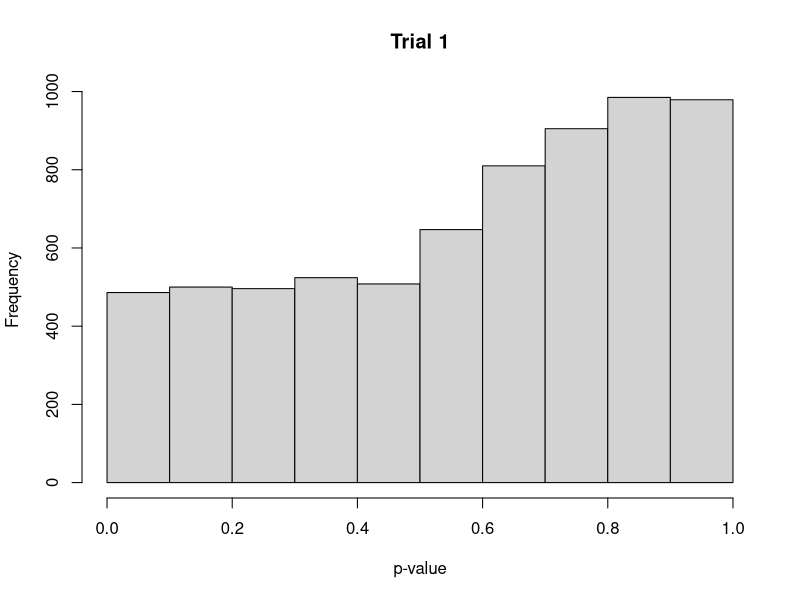
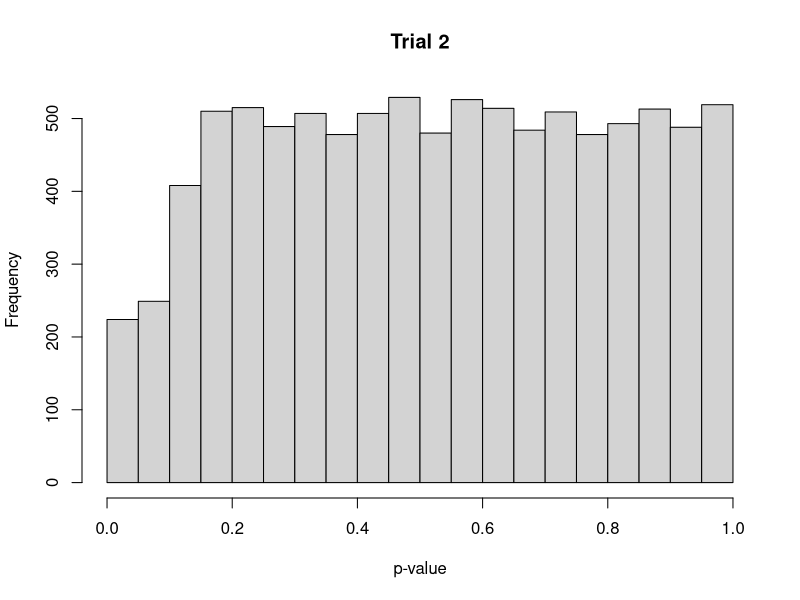

R code for these plots, in order:
generate_data = function(n, p){
  covariates = matrix(rnorm(n*p), n, p)
  responses = as.vector(rnorm(n))
  return(list(covariates = covariates, responses = responses))
}

generate_data(2,3)

model_select = function(covariates, responses, cutoff){
  regr = lm(responses ~ covariates)
  coeffs = coef(regr)[-1]
  inds = which((coeffs <= cutoff) & (!is.na(coeffs)))
  new.regr = lm(responses ~ covariates[, inds])
  return(new.regr)
}

gen = generate_data(10,10)
model_select(gen$covariates, gen$responses, 0)

run_simulation = function(n_trials = 1000, n = c(100, 1000, 10000), 
                          p = c(10, 20, 50), cutoff = 0.05){
  combs = expand.grid(n, p)
  helper = function(n, p, cutoff){
    data = generate_data(n, p)
    result = model_select(data$covariates, data$responses, cutoff)
    summ = summary(result)
    return(summ$coefficients[-1,"Pr(>|t|)"])
  }
  for (i in 1:length(combs)){
    trials = unlist(replicate(n_trials, helper(combs[i,1], combs[i,2], cutoff)))
    png(paste('trial',i,'.png', sep=''))
    hist(trials, xlab = "p-value", main = paste('Trial',i,sep=" "))
    dev.off()   
  }
}

run_simulation()
